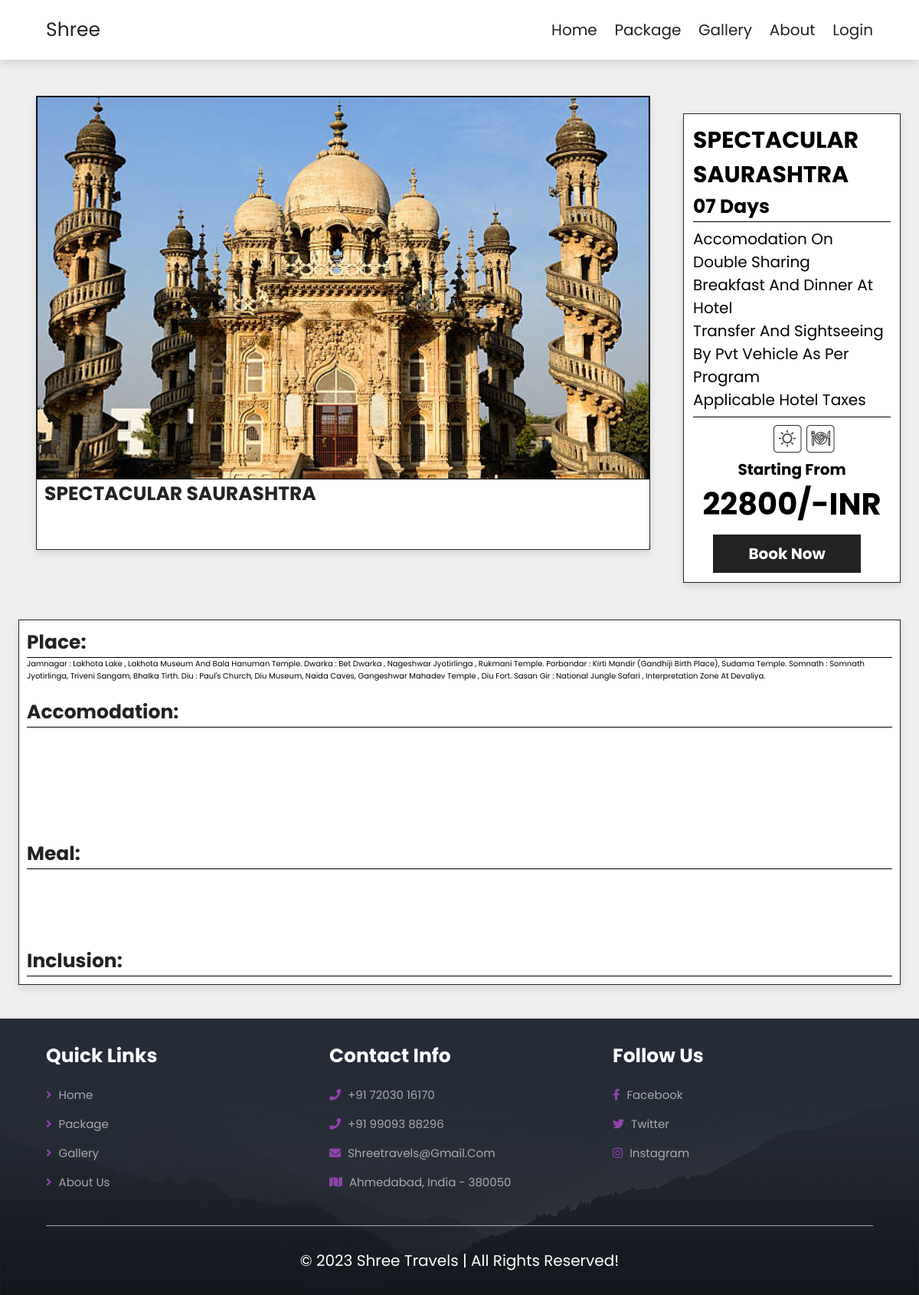
/package/8/, run on the app's committed database.
### home/models.py (models this page shows, shortened)
class Package(models.Model):
    ptitle = models.CharField( max_length=122,default="")
    pdays = models.CharField( max_length=122,default="")
    pdesc = RichTextField(default="")
    price = models.IntegerField(default=0)
    img = models.ImageField(upload_to='images',default="")
    acco = RichTextField(default="")
    meal = RichTextField(default="")
    inc = RichTextField(default="")

### home/views.py (the view)
# urls.py: path('package/<int:id>/',views.package_detail,name="package_detail"),
def package_detail(request,id):
    package = Package.objects.filter(id=id)
    return render(request,"detail.html",{'package':package[0]})

### templates/detail.html (shortened to what this page needs)
{% extends "base.html" %}
{% block content %}
<link rel="stylesheet" href="/static/css/detail.css">
<div class="detail-packages">
   <div class="box-container">
      <div class="box-container-img">
      <div class="box">
         <div class="image">
            <img src="/media/{{package.img}}" alt="">
         </div>
         <div class="content">
            <h3>{{package.ptitle}}</h3>
         </div>
      </div>
   </div>
      <div class="box-side">
         <div class="main">
            <h3>{{package.ptitle}}</h3>
            <h2>{{package.pdays}} days</h2>
            <div class="hr"></div>
            <p>Accomodation on double sharing <br> breakfast and dinner at hotel <br> Transfer and sightseeing by pvt vehicle as per program <br> Applicable hotel taxes</p>
            <div class="hr"></div>
            <div class="icon">
               <img src="/static/images/highlight.png" alt="" style="width:40px">
            <img src="/static/images/meal.png" alt="" style="width:40px">
            </div>
            <h4>Starting From</h4>
            <h1>{{package.price}}/-INR</h1>
            <a href="{% url 'book' package.id %}" class="btn">book now</a>
         </div>
      </div>
   </div>
   <div class="box-container">
      <div class="box">
         <div class="content">
            <h3>Place:</h3>
            <div class="hr"></div>
            {{package.pdesc|safe}}
         </div>
         <div class="content">
            <h3>Accomodation:</h3>
            <div class="hr"></div>
         </div>
         <div class="meal" >
            <div class="content">
               <h3>Meal:</h3>
               <div class="hr"></div>
            </div>
         </div>
         <div class="inc">
         <div class="content">
            <h3>Inclusion:</h3>
            <div class="hr"></div>
         </div>
      </div>
      </div>
   </div>
</div>
{% endblock content %}

### static/css/style.css (style rules this page uses)
:root { --main-color: #8e44ad; --black: #222; --white: #fff; --light-black: #777; --light-white: #fff9; --dark-bg: rgba(0, 0, 0, 0.7); --light-bg: #eee; --border: 0.1rem solid var(--black); --box-shadow: 0 0.5rem 1rem rgba(0, 0, 0, 0.1); --text-shadow: 0 1.5rem 3rem rgba(0, 0, 0, 0.3); }
* { font-family: "Poppins", sans-serif; margin: 0; padding: 0; box-sizing: border-box; outline: none; border: none; text-decoration: none; text-transform: capitalize; }
html { font-size: 62.5%; overflow-x: hidden; }
.btn { display: inline-block; background: var(--black); margin-top: 1rem; color: var(--white); font-size: 1.7rem; padding: 1rem 3rem; cursor: pointer; }

### static/css/detail.css (style rules this page uses)
.detail-packages { background: var(--light-bg); }
.detail-packages .box-container { display: flex; grid-template-columns: repeat(auto-fit, minmax(10rem,5fr)); gap: 2rem; padding: 2%; }
.detail-packages .box-container-img { display: flex; grid-template-columns: repeat(auto-fit, minmax(10rem,5fr)); gap: 2rem; padding: 2%; width: 80%; }
.detail-packages .box-container .box .meal { height: auto; width: auto; margin-top: 11%; }
.detail-packages .box-container .box .inc { margin-top: 7%; }
.detail-packages .box-container .box { border: var(--border); box-shadow: var(--box-shadow); background: var(--white); margin-bottom: 2rem; }
.detail-packages .box-container .box .image { height: 50rem; width: 80rem; overflow: hidden; float: left; }
.detail-packages .box-container .box-side { border: var(--border); box-shadow: var(--box-shadow); background: var(--white); height: 80%; width: 40%; margin-top: 4%; }
.detail-packages .box-container .box-side .main { height: auto; width: auto; overflow: hidden; float: right; padding: 12px 12px; }
.detail-packages .box-container .box-side .main p { font-size: 2rem; margin-top: 7px; margin-bottom: 7px; }
.detail-packages .box-container .box-side .main h1 { font-size: 4rem; text-align: center; }
.detail-packages .box-container .box-side .main h2 { font-size: 2.5rem; }
.detail-packages .box-container .box-side .main h3 { font-size: 3rem; }
.detail-packages .box-container .box-side .main h4 { font-size: 2rem; text-align: center; }
.detail-packages .box-container .box-side .main .icon { display: block; width: 50%; margin-left: 40%; margin-top: 3%; }
.detail-packages .box-container .box-side .main .btn { display: flex; justify-content: center; align-items: center; width: 75%; margin-left: 10%; font-weight: 700; font-size: 20px; }
.detail-packages .box-container .box .image img { height: 100%; width: 100%; object-fit: cover; transition: .2s linear; border: 1px solid black; display: flex; float: left; object-fit: cover; }
.detail-packages .box-container .box .content { text-align: left; flex: 1 1 41rem; padding: 1rem; }
.detail-packages .box-container .box .content h3 { font-size: 2.5rem; color: var(--black); }
.hr { border-top: 1px solid black; margin: 15px o; }

### data on the page
Package: img (picture), ptitle "SPECTACULAR SAURASHTRA", pdays "07", price "22800", pdesc "Jamnagar : Lakhota Lake , Lakhota Museum And Bala Hanuman Temple. Dwarka : Bet Dwarka , Nageshwar Jyotirlinga , Rukmani Temple. Porbandar : Kirti Mandir (Gandhiji Birth Place), Sudama Temple. Somnath : Somnath Jyotirlinga, Triveni Sangam, Bhalka Tirth. Diu : Paul's Church, Diu Museum, Naida Caves, Gangeshwar Mahadev Temple , Diu Fort. Sasan Gir : National Jungle Safari , Interpretation Zone At Devaliya."
